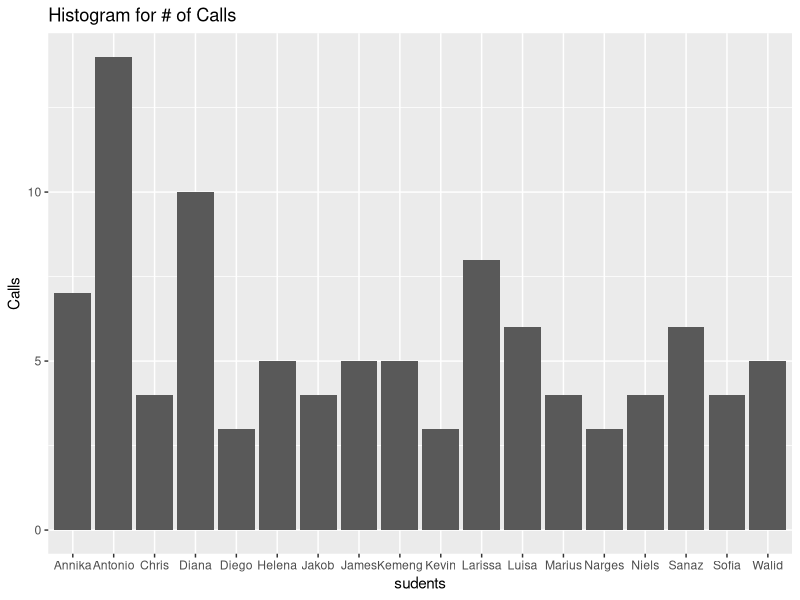

The R source for this figure:
library(ggplot2)
##############################################################################################
list <- c(
  "Marius",
  "Jakob",
  "Annika",
  "Kemeng",
  "Diego", 
  "Sofía", 
  "Diana", 
  "Larissa", 
  "James", 
  "Helena", 
  "Narges", 
  "Antonio",
  "Niels",
  "Kevin",
  "Chris",
  "Luisa",
  "Sanaz",
  "Walid")

Random_Student <- function(number) {
  if(number > length(list)){
    return(paste("There are only",length(list), "students not", number))
  }
  else
    lucky_ones <- list[sample(1:length(list), number)]
  return( lucky_ones)
}

Random_Student(3)
##############################################################################################
acumulate <- vector(mode='character', length=100)
for (var in 1:100) {
  acumulate[var] <- Random_Student(1)
}

Histo <- data.frame(acumulate)
qplot(Histo$acumulate,
      xlab = "sudents",
      ylab = "Calls",
      main = "Histogram for # of Calls")

